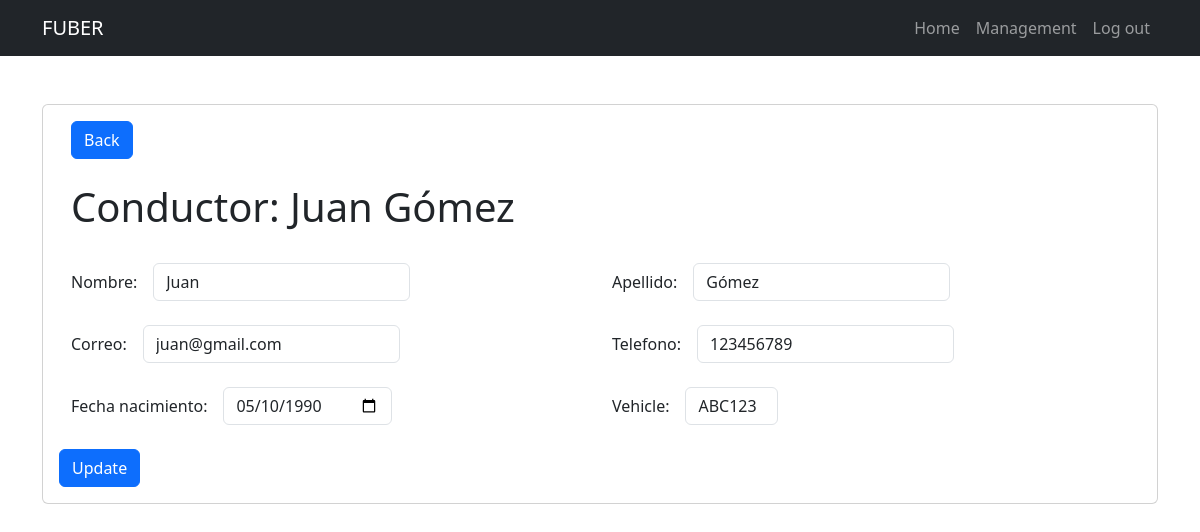
/conductores/1/ (signed in), run on the app's committed database.
### fuber/models.py (models this page shows, shortened)
class conductor(models.Model):
    driver_id = models.AutoField(primary_key=True)
    nombre = models.CharField(max_length=50)
    apellido = models.CharField(max_length=50)
    correo = models.CharField(max_length=50)
    telefono = models.CharField(max_length=50)
    fecha_nacimiento = models.DateField()
    vehicle = models.OneToOneField(vehiculo, on_delete=models.CASCADE)

class vehiculo(models.Model):
    vehicle_id = models.AutoField(primary_key=True)
    marca = models.CharField(max_length=50)
    color = models.CharField(max_length=50)
    placa = models.CharField(max_length=50, unique=True)
    descripcion = models.CharField(max_length=350)
    def __str__(self):
        return self.placa

### fuber/views.py (the view, shortened to what this page needs)
# urls.py: path('conductores/<int:driver_id>/', views.conductores_edit, name='conductores_edit'),
@login_required
def conductores_edit(request, driver_id):
    if request.method == 'GET':
        driver_info = get_object_or_404(conductor, pk=driver_id)
        form = driverForm(instance=driver_info)
        return render(request, 'conductor_edit.html', {'driver_info': driver_info, 'form': form})

### fuber/forms.py
class driverForm(ModelForm):
    class Meta:
        model = conductor
        fields = ['nombre', 'apellido', 'correo', 'telefono', 'fecha_nacimiento', 'vehicle']
        widgets = {
            'nombre': forms.TextInput(attrs={'class': 'form-control'}),
            'apellido': forms.TextInput(attrs={'class': 'form-control'}),
            'correo': forms.TextInput(attrs={'class': 'form-control'}),
            'telefono': forms.TextInput(attrs={'class': 'form-control'}),
            'fecha_nacimiento': forms.DateInput(attrs={'type': 'date', 'class': 'form-control'}),
            'vehicle': forms.Select(attrs={'class': 'form-control'})
        }

### fuber/templates/conductor_edit.html (shortened to what this page needs)
{% extends 'base.html' %}
{% block content %}
<div class="container">
  <div class="row">
    <div class="col-sm-8">
      <a class="btn btn-primary" href="/conductores">Back</a>
    </div>
  </div>
  <br/>
  <div>
    <h1> Conductor: {{driver_info.nombre}} {{driver_info.apellido}}</h1>
  </div>
  <br/>
</div>
<form method="post" autocomplete="off">
  <div class="container">
    <div class="row">
      <div class="col">
        <div class="row g-3 align-items-center">
          <div class="col-auto">
            {{form.nombre.label_tag}}
          </div>
          <div class="col-auto">
            {{form.nombre}}
          </div>
        </div>
      </div>
      <div class="col">
        <div class="row g-3 align-items-center">
          <div class="col-auto">
            {{form.apellido.label_tag}}
          </div>
          <div class="col-auto">
            {{form.apellido}}
          </div>
        </div>
      </div>
    </div>
  </div>
  <br/>
  <div class="container">
    <div class="row">
      <div class="col">
        <div class="row g-3 align-items-center">
          <div class="col-auto">
            {{form.correo.label_tag}}
          </div>
          <div class="col-auto">
            {{form.correo}}
          </div>
        </div>
      </div>
      <div class="col">
        <div class="row g-3 align-items-center">
          <div class="col-auto">
            {{form.telefono.label_tag}}
          </div>
          <div class="col-auto">
            {{form.telefono}}
          </div>
        </div>
      </div>
    </div>
  </div>
  <br/>
  <div class="container">
    <div class="row">
      <div class="col">
        <div class="row g-3 align-items-center">
          <div class="col-auto">
            {{form.fecha_nacimiento.label_tag}}
          </div>
          <div class="col-auto">
            {{form.fecha_nacimiento}}
          </div>
        </div>
      </div>
      <div class="col">
        <div class="row g-3 align-items-center">
          <div class="col-auto">
            {{form.vehicle.label_tag}}
          </div>
          <div class="col-auto">
            {{form.vehicle}}
          </div>
        </div>
      </div>
    </div>
  </div>
  <br/>
  <button class = "btn btn-primary">
    Update
  </button>
</form>
{% endblock %}

### data on the page
conductor: nombre "Juan", apellido "Gómez", correo "juan@gmail.com", telefono "123456789", fecha_nacimiento "05/10/1990"
vehiculo: vehicle "ABC123"
